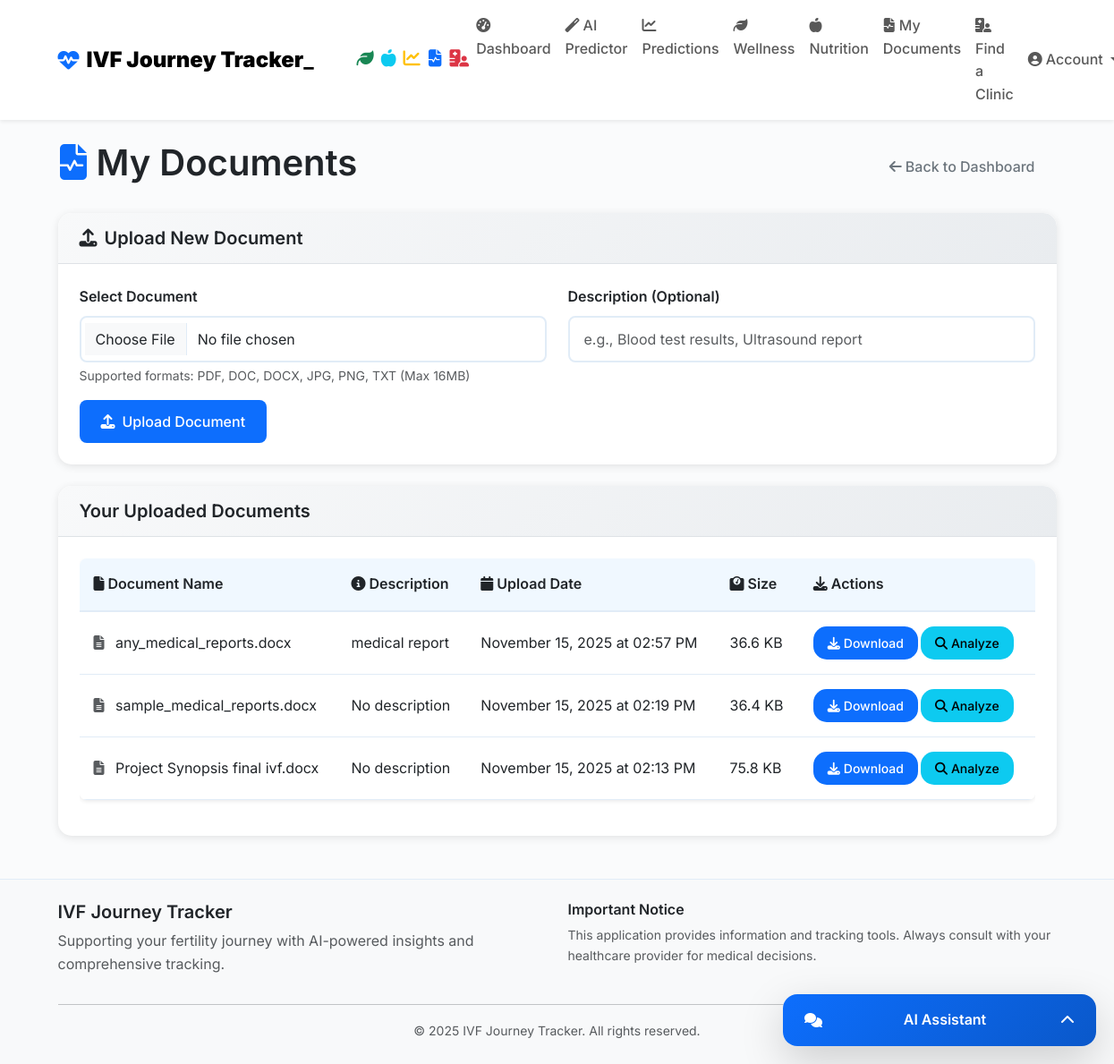
/my_documents (signed in), run on the app's committed database.
### models.py (models this page shows, shortened)
class MedicalDocument(db.Model):
    __tablename__ = 'medical_document' # <-- CRITICAL FIX: Explicit table name added
    id = db.Column(db.Integer, primary_key=True)
    user_id = db.Column(db.Integer, db.ForeignKey('user.id'), nullable=False)
    filename = db.Column(db.String(255), nullable=False) # Stored filename
    original_filename = db.Column(db.String(255), nullable=False) # Original filename
    file_type = db.Column(db.String(100)) # MIME type
    file_size = db.Column(db.Integer) # Size in bytes
    description = db.Column(db.Text)
    extracted_text = db.Column(db.Text) # Extracted text from OCR/PDF processing
    uploaded_at = db.Column(db.DateTime, default=lambda: datetime.now(timezone.utc))

### main.py (the view)
@app.route('/my_documents')
@login_required
def my_documents():
    user = User.query.get(session['user_id'])
    if user is None:
        session.clear() # Clear the invalid session
        flash('Your session has expired. Please log in again.', 'error')
        return redirect(url_for('login'))
    if user.user_type != 'patient':
        flash('Access denied.', 'error')
        return redirect(url_for('index'))
    documents = MedicalDocument.query.filter_by(user_id=user.id).order_by(MedicalDocument.uploaded_at.desc()).all()
    return render_template('my_documents.html', user=user, documents=documents)

### main.py (called while the page is built)
def login_required(f):
    @wraps(f)
    def wrapper(*args, **kwargs):
        if 'user_id' not in session:
            flash('Please log in to access this page.', 'error')
            return redirect(url_for('login'))
        return f(*args, **kwargs)
    return wrapper

### templates/my_documents.html (shortened to what this page needs)
{% extends "base.html" %}
{% block content %}
<div class="container mt-4">
    <div class="row">
        <div class="col-12">
            <div class="d-flex justify-content-between align-items-center mb-4">
                <h1><i class="fas fa-file-medical-alt me-2 text-primary"></i>My Documents</h1>
                <a href="{{ url_for('patient_dashboard') }}" class="btn btn-outline-secondary">
                    <i class="fas fa-arrow-left me-1"></i>Back to Dashboard
                </a>
            </div>
            <div class="card mb-4">
                <div class="card-header">
                    <h5 class="mb-0"><i class="fas fa-upload me-2"></i>Upload New Document</h5>
                </div>
                <div class="card-body">
                    <form action="{{ url_for('upload_document') }}" method="post" enctype="multipart/form-data">
                        <div class="row">
                            <div class="col-md-6">
                                <label for="file" class="form-label">Select Document</label>
                                <input type="file" class="form-control" id="file" name="file" accept=".pdf,.doc,.docx,.jpg,.jpeg,.png,.txt" required>
                                <div class="form-text">Supported formats: PDF, DOC, DOCX, JPG, PNG, TXT (Max 16MB)</div>
                            </div>
                            <div class="col-md-6">
                                <label for="description" class="form-label">Description (Optional)</label>
                                <input type="text" class="form-control" id="description" name="description" placeholder="e.g., Blood test results, Ultrasound report">
                            </div>
                        </div>
                        <div class="mt-3">
                            <button type="submit" class="btn btn-primary">
                                <i class="fas fa-upload me-2"></i>Upload Document
                            </button>
                        </div>
                    </form>
                </div>
            </div>
            {% if documents %}
                <div class="card">
                    <div class="card-header">
                        <h5 class="mb-0">Your Uploaded Documents</h5>
                    </div>
                    <div class="card-body">
                        <div class="table-responsive">
                            <table class="table table-hover">
                                <thead>
                                    <tr>
                                        <th><i class="fas fa-file me-1"></i>Document Name</th>
                                        <th><i class="fas fa-info-circle me-1"></i>Description</th>
                                        <th><i class="fas fa-calendar me-1"></i>Upload Date</th>
                                        <th><i class="fas fa-weight me-1"></i>Size</th>
                                        <th><i class="fas fa-download me-1"></i>Actions</th>
                                    </tr>
                                </thead>
                                <tbody>
                                    {% for doc in documents %}
                                        <tr>
                                            <td>
                                                <i class="fas fa-file-{{ 'pdf' if doc.file_type == 'application/pdf' else 'image' if doc.file_type.startswith('image/') else 'alt' }} me-2 text-muted"></i>
                                                {{ doc.original_filename }}
                                            </td>
                                            <td>{{ doc.description or 'No description' }}</td>
                                            <td>{{ doc.uploaded_at.strftime('%B %d, %Y at %I:%M %p') }}</td>
                                            <td>
                                                {% if doc.file_size %}
                                                    {% if doc.file_size < 1024 %}
                                                        {{ doc.file_size }} B
                                                    {% elif doc.file_size < 1024*1024 %}
                                                        {{ (doc.file_size / 1024)|round(1) }} KB
                                                    {% else %}
                                                        {{ (doc.file_size / (1024*1024))|round(1) }} MB
                                                    {% endif %}
                                                {% else %}
                                                    Unknown
                                                {% endif %}
                                            </td>
                                            <td>
                                                <div class="btn-group" role="group">
                                                    <a href="{{ url_for('download_document', doc_id=doc.id) }}" class="btn btn-sm btn-primary">
                                                        <i class="fas fa-download me-1"></i>Download
                                                    </a>
                                                    <a href="{{ url_for('analyze_document', doc_id=doc.id) }}" class="btn btn-sm btn-info">
                                                        <i class="fas fa-search me-1"></i>Analyze
                                                    </a>
                                                </div>
                                            </td>
                                        </tr>
                                    {% endfor %}
                                </tbody>
                            </table>
                        </div>
                    </div>
                </div>
            {% else %}
                <div class="text-center py-5">
                    <i class="fas fa-file-medical-alt fa-4x text-muted mb-3"></i>
                    <h4 class="text-muted">No Documents Yet</h4>
                    <p class="text-muted">You haven't uploaded any medical documents yet. Use the form above to upload your first document.</p>
                </div>
            {% endif %}
        </div>
    </div>
</div>
{% endblock %}

### static/css/base.style.css (style rules this page uses)
:root { --primary-color: #0d6efd; --secondary-color: #6c757d; --success-color: #198754; --danger-color: #dc3545; --warning-color: #ffc107; --info-color: #0dcaf0; --light-color: #f8f9fa; --dark-color: #212529; --purple-color: #6f42c1; --teal-color: #20c997; --medical-blue: #4a90e2; --medical-green: #7ed321; --medical-light: #f0f8ff; --medical-border: #e1ecf7; --dashboard-primary: #4a90e2; --dashboard-success: #7ed321; --dashboard-info: #50e3c2; --dashboard-warning: #f5a623; --dashboard-danger: #d0021b; --dashboard-purple: #9013fe; --dashboard-teal: #00d4aa; --gradient-primary: linear-gradient(135deg, #0d6efd 0%, #0a58ca 100%); --gradient-success: linear-gradient(135deg, #198754 0%, #146c43 100%); --gradient-info: linear-gradient(135deg, #0dcaf0 0%, #0aa2c0 100%); --gradient-warning: linear-gradient(135deg, #ffc107 0%, #ffb800 100%); --gradient-danger: linear-gradient(135deg, #dc3545 0%, #b02a37 100%); --gradient-purple: linear-gradient(135deg, #6f42c1 0%, #5a2d91 100%); --gradient-teal: linear-gradient(135deg, #20c997 0%, #198754 100%); --dashboard-gradient-primary: linear-gradient(135deg, var(--dashboard-primary) 0%, var(--dashboard-success) 100%); --dashboard-gradient-success: linear-gradient(135deg, var(--dashboard-success) 0%, var(--dashboard-info) 100%); --dashboard-gradient-info: linear-gradient(135deg, var(--dashboard-info) 0%, var(--dashboard-teal) 100%); --dashboard-gradient-warning: linear-gradient(135deg, var(--dashboard-warning) 0%, var(--dashboard-danger) 100%); --dashboard-gradient-danger: linear-gradient(135deg, var(--dashboard-danger) 0%, var(--dashboard-purple) 100%); --shadow-sm: 0 0.125rem 0.25rem rgba(0, 0, 0, 0.075); --shadow-md: 0 0.5rem 1rem rgba(0, 0, 0, 0.15); --shadow-lg: 0 1rem 3rem rgba(0, 0, 0, 0.175); --border-radius-sm: 0.375rem; --border-radius-md: 0.5rem; --border-radius-lg: 1rem; --border-radius-xl: 1.5rem; --dashboard-shadow: 0 2px 10px rgba(0, 0, 0, 0.1); --dashboard-transition: all 0.3s ease; --dashboard-border-radius: 15px; }
body { font-family: 'Inter', 'Segoe UI', -apple-system, BlinkMacSystemFont, sans-serif; background-color: #fafbfc; color: var(--dark-color); line-height: 1.6; }
h1, h2, h3, h4, h5, h6 { font-weight: 600; color: var(--dark-color); }
.card { border: none; border-radius: var(--border-radius-lg); box-shadow: var(--shadow-sm); transition: all 0.3s ease; overflow: hidden; }
.card-header { background: rgba(13, 110, 253, 0.05); border-bottom: 1px solid rgba(13, 110, 253, 0.1); font-weight: 600; padding: 1rem 1.5rem; }
.card-body { padding: 1.5rem; }
.btn { font-weight: 500; border-radius: var(--border-radius-md); padding: 0.75rem 1.5rem; transition: all 0.3s ease; border: none; position: relative; overflow: hidden; }
.btn::before { content: ''; position: absolute; top: 0; left: -100%; width: 100%; height: 100%; background: rgba(255, 255, 255, 0.2); transition: left 0.3s ease; }
.btn-sm { padding: 0.5rem 1rem; font-size: 0.875rem; }
.form-control { border-radius: var(--border-radius-md); border: 2px solid var(--medical-border); padding: 0.75rem 1rem; font-weight: 400; transition: all 0.3s ease; }
.form-label { font-weight: 600; color: var(--dark-color); margin-bottom: 0.5rem; }
.table { border-radius: var(--border-radius-md); overflow: hidden; box-shadow: var(--shadow-sm); }
.table thead th { background-color: var(--medical-light); border-bottom: 2px solid var(--medical-border); font-weight: 600; color: var(--dark-color); padding: 1rem; }
.table tbody tr { transition: all 0.3s ease; }
.table td { padding: 1rem; vertical-align: middle; border-bottom: 1px solid var(--medical-border); }
.btn-group .btn { border-radius: var(--dashboard-border-radius) !important; margin-right: 0.25rem; }
.table th { border-top: none; font-weight: 600; color: #495057; }

### static/css/patient_dashboard.style.css (style rules this page uses)
.card { border: none; border-radius: 15px; transition: transform 0.2s ease, box-shadow 0.2s ease; }

### static/css/doctor_dashboard.style.css (style rules this page uses)
:root { --primary-color: #4a90e2; --success-color: #7ed321; --info-color: #50e3c2; --warning-color: #f5a623; --danger-color: #d0021b; --purple-color: #9013fe; --teal-color: #00d4aa; --shadow: 0 2px 10px rgba(0, 0, 0, 0.1); --border-radius: 15px; --transition: all 0.3s ease; }
.btn-group .btn { border-radius: var(--border-radius) !important; margin-right: 0.25rem; }
.table th { border-top: none; font-weight: 600; color: #495057; }

### data on the page
MedicalDocument: original_filename "any_medical_reports.docx", description "medical report", uploaded_at "November 15, 2025 at 02:57 PM", (doc.file_size/1024)|round(1) "36.6"
MedicalDocument: original_filename "sample_medical_reports.docx", description "No description", uploaded_at "November 15, 2025 at 02:19 PM", (doc.file_size/1024)|round(1) "36.4"
MedicalDocument: original_filename "Project Synopsis final ivf.docx", description "No description", uploaded_at "November 15, 2025 at 02:13 PM", (doc.file_size/1024)|round(1) "75.8"
